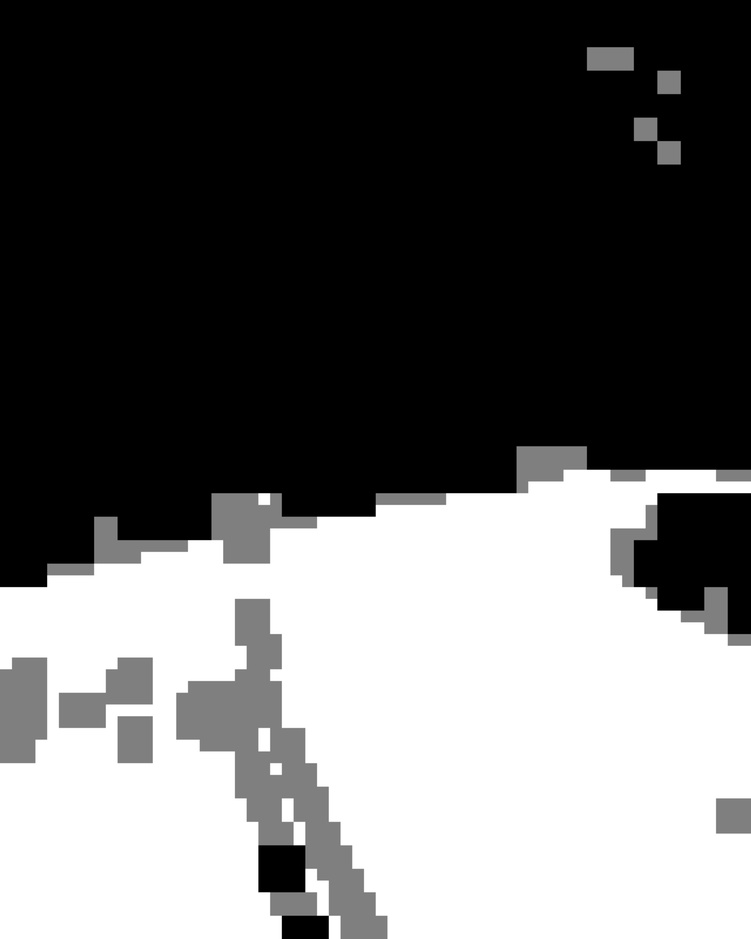
#> input picture 098.picture/BlockTest/Road16.jpg, 751 x 939 px, shrunk from 3200 x 4000 before the run
$ python Test2.py
#> lines starting #> are read from the running program, lines starting #| are printed output that depends on the picture
import matplotlib.pyplot as plt
import cv2
import numpy as np


raw_image_gray=cv2.imread("../098.picture/BlockTest/Road16.jpg",0)
#> raw_image_gray is the input picture: shape (939, 751); min 0, max 255, mean 104.3
raw_image=cv2.imread("../098.picture/Road/Road_16.jpg")
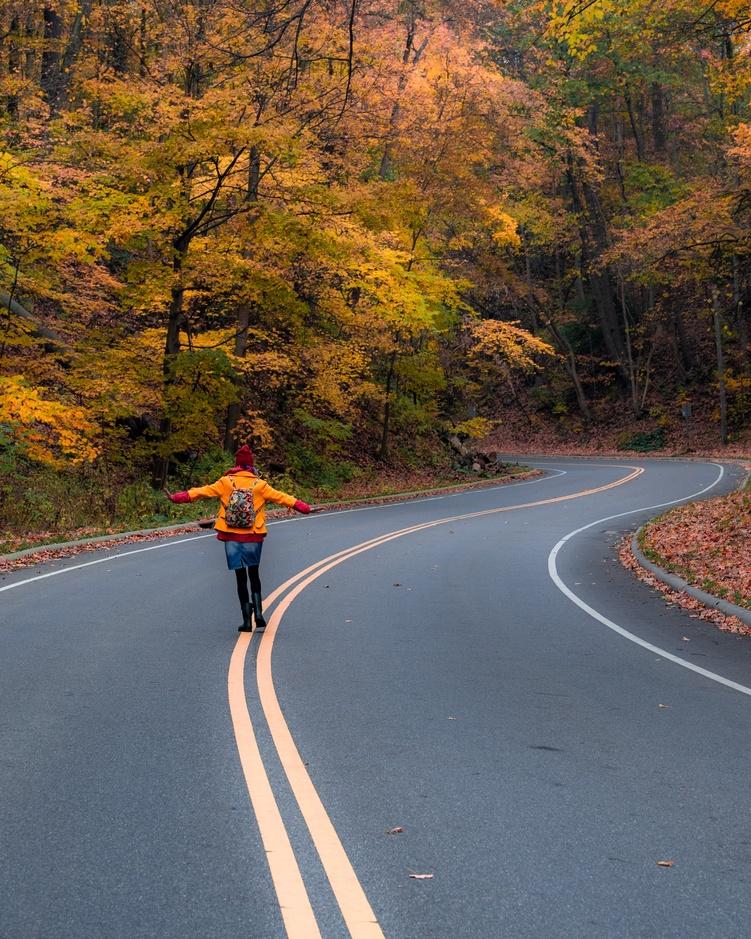
#> input picture 098.picture/Road/Road_16.jpg, 751 x 939 px, shrunk from 3200 x 4000 before the run
#> raw_image is the input picture: shape (939, 751, 3); mean B, G, R 80.5, 93.8, 105.9
raw_image_2 = raw_image.copy()
ret, markers = cv2.connectedComponents(raw_image_gray)
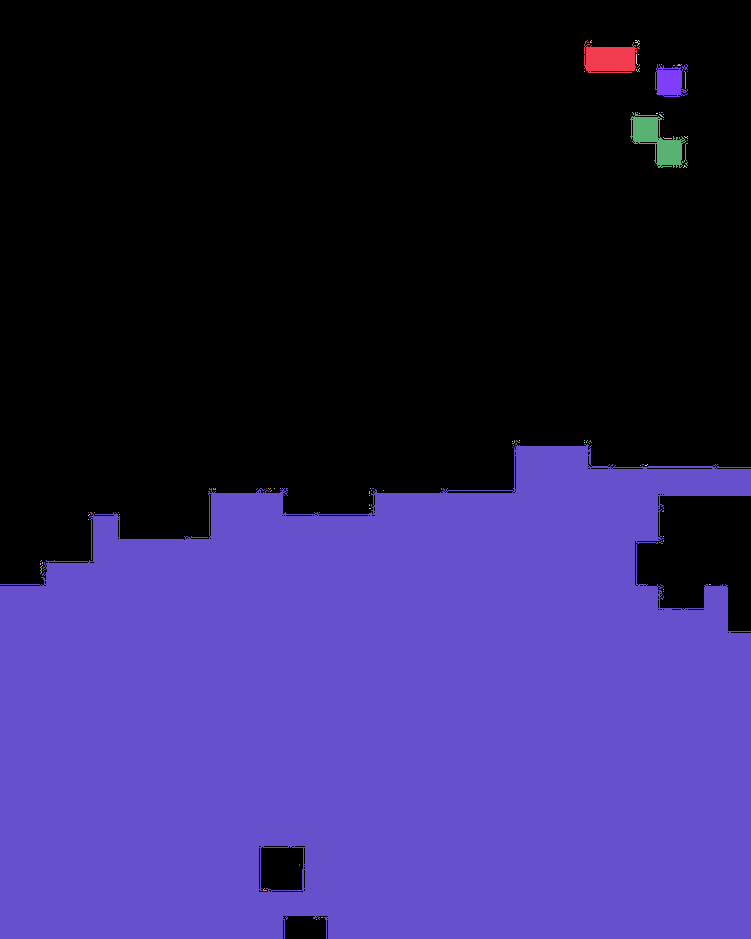
#> markers: shape (939, 751) int32; 83 distinct labels, from 0 to 82; one colour per label, 0 black
#> ret = 83
cv2.imwrite('../098.picture/markers_block.jpg',markers*10)
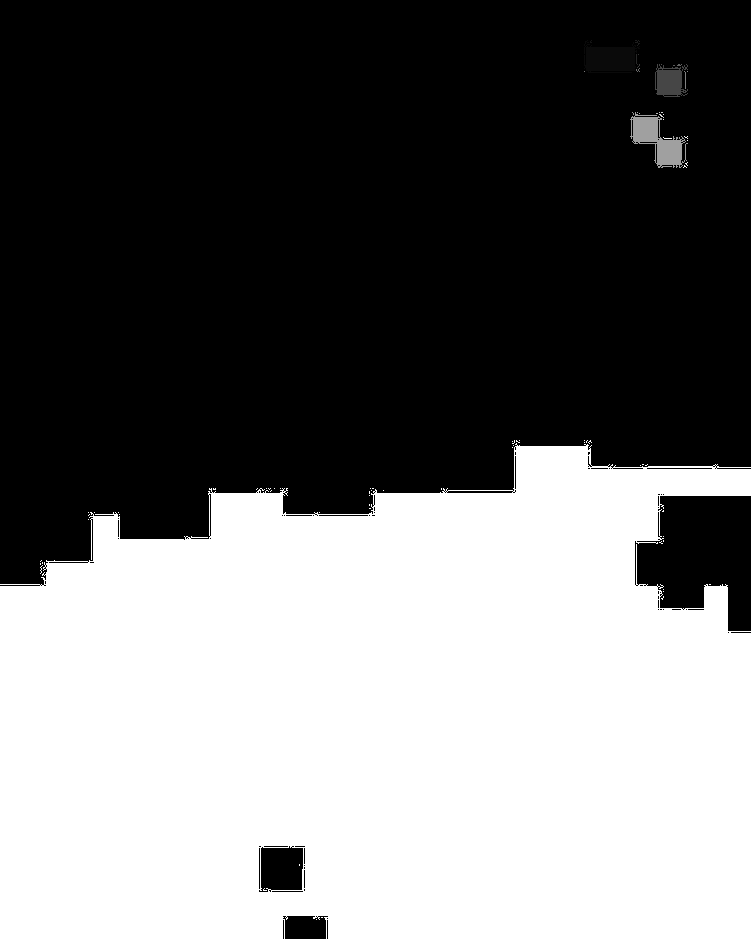
#> saved as markers_block.jpg: shape (939, 751); min 0, max 255, mean 114.2

#> (the run stopped early here; a loop or call above may not have finished)
